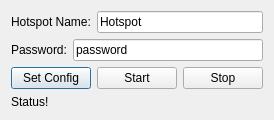
<?xml version="1.0" encoding="UTF-8"?>
<ui version="4.0">
 <class>QMainDialog</class>
 <widget class="QDialog" name="QMainDialog">
  <property name="geometry">
   <rect>
    <x>0</x>
    <y>0</y>
    <width>274</width>
    <height>118</height>
   </rect>
  </property>
  <property name="windowTitle">
   <string>QMainDialog</string>
  </property>
  <layout class="QVBoxLayout" name="verticalLayout">
   <item>
    <layout class="QHBoxLayout" name="horizontalLayout">
     <item>
      <widget class="QLabel" name="ssidLabel">
       <property name="text">
        <string>Hotspot Name:</string>
       </property>
      </widget>
     </item>
     <item>
      <widget class="QLineEdit" name="ssidLineEdit">
       <property name="text">
        <string>Hotspot</string>
       </property>
      </widget>
     </item>
    </layout>
   </item>
   <item>
    <layout class="QHBoxLayout" name="horizontalLayout_2">
     <item>
      <widget class="QLabel" name="passwordLabel">
       <property name="text">
        <string>Password:</string>
       </property>
      </widget>
     </item>
     <item>
      <widget class="QLineEdit" name="passwordLineEdit">
       <property name="text">
        <string>password</string>
       </property>
      </widget>
     </item>
    </layout>
   </item>
   <item>
    <layout class="QHBoxLayout" name="horizontalLayout_3">
     <item>
      <widget class="QPushButton" name="setConfigButton">
       <property name="text">
        <string>Set Config</string>
       </property>
      </widget>
     </item>
     <item>
      <widget class="QPushButton" name="startButton">
       <property name="text">
        <string>Start</string>
       </property>
      </widget>
     </item>
     <item>
      <widget class="QPushButton" name="stopButton">
       <property name="text">
        <string>Stop</string>
       </property>
      </widget>
     </item>
    </layout>
   </item>
   <item>
    <widget class="QLabel" name="statusLabel">
     <property name="text">
      <string>Status!</string>
     </property>
    </widget>
   </item>
  </layout>
 </widget>
 <layoutdefault spacing="6" margin="11"/>
 <resources/>
 <connections/>
</ui>
